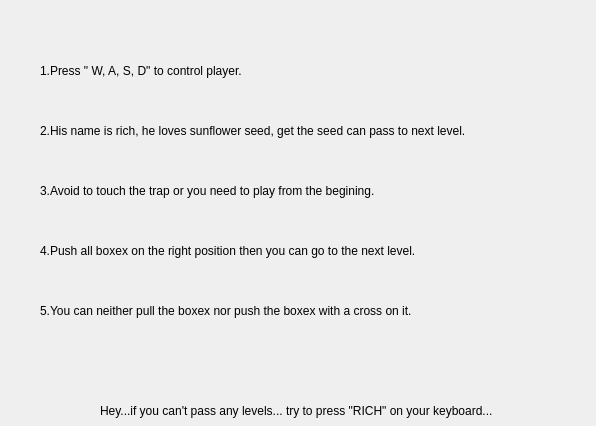
<?xml version="1.0" encoding="UTF-8"?>
<ui version="4.0">
 <class>rule</class>
 <widget class="QDialog" name="rule">
  <property name="geometry">
   <rect>
    <x>0</x>
    <y>0</y>
    <width>596</width>
    <height>426</height>
   </rect>
  </property>
  <property name="windowTitle">
   <string>Rules!</string>
  </property>
  <widget class="QLabel" name="label">
   <property name="geometry">
    <rect>
     <x>40</x>
     <y>110</y>
     <width>541</width>
     <height>41</height>
    </rect>
   </property>
   <property name="text">
    <string>2.His name is rich, he loves sunflower seed, get the seed can pass to next level.</string>
   </property>
  </widget>
  <widget class="QLabel" name="label_2">
   <property name="geometry">
    <rect>
     <x>40</x>
     <y>170</y>
     <width>501</width>
     <height>41</height>
    </rect>
   </property>
   <property name="text">
    <string>3.Avoid to touch the trap or you need to play from the begining.</string>
   </property>
  </widget>
  <widget class="QLabel" name="label_3">
   <property name="geometry">
    <rect>
     <x>40</x>
     <y>230</y>
     <width>531</width>
     <height>41</height>
    </rect>
   </property>
   <property name="text">
    <string>4.Push all boxex on the right position then you can go to the next level.</string>
   </property>
  </widget>
  <widget class="QLabel" name="label_4">
   <property name="geometry">
    <rect>
     <x>40</x>
     <y>290</y>
     <width>531</width>
     <height>41</height>
    </rect>
   </property>
   <property name="text">
    <string>5.You can neither pull the boxex nor push the boxex with a cross on it.</string>
   </property>
  </widget>
  <widget class="QLabel" name="label_5">
   <property name="geometry">
    <rect>
     <x>100</x>
     <y>390</y>
     <width>521</width>
     <height>41</height>
    </rect>
   </property>
   <property name="text">
    <string>Hey...if you can't pass any levels... try to press &quot;RICH&quot; on your keyboard...</string>
   </property>
  </widget>
  <widget class="QLabel" name="label_6">
   <property name="geometry">
    <rect>
     <x>40</x>
     <y>50</y>
     <width>501</width>
     <height>41</height>
    </rect>
   </property>
   <property name="text">
    <string>1.Press &quot; W, A, S, D&quot; to control player.</string>
   </property>
  </widget>
 </widget>
 <resources/>
 <connections/>
</ui>
